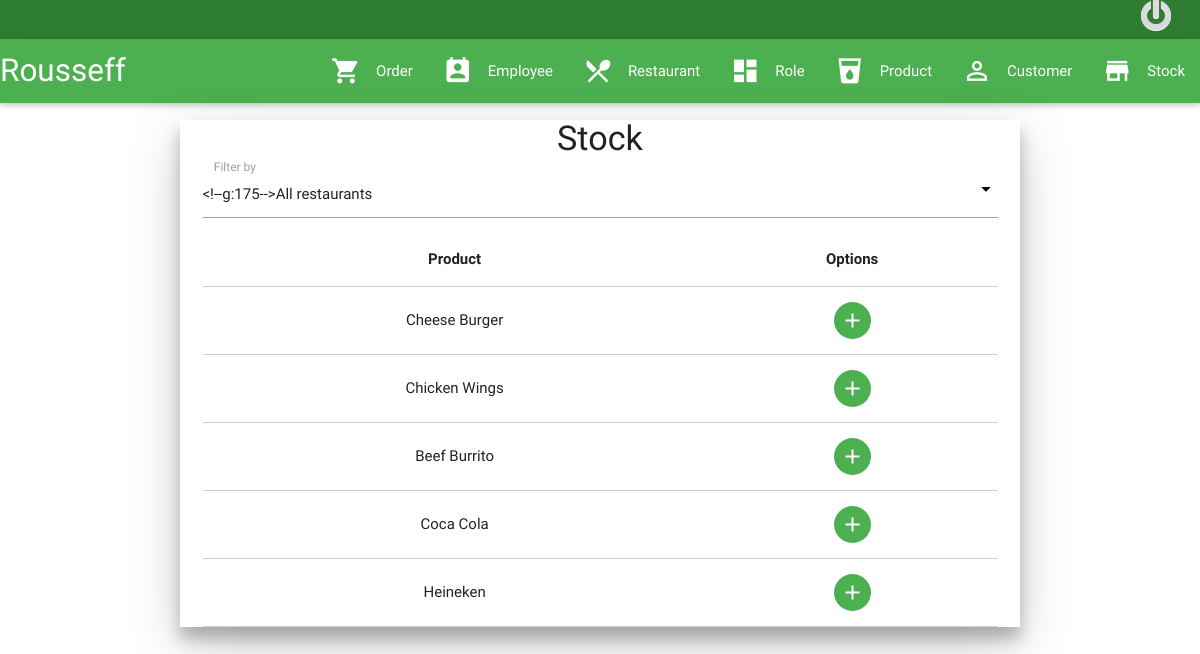
Page /view/stock.php (signed in) on the committed database.
### tables this page shows
CREATE TABLE IF NOT EXISTS `stock` (
  `stockId` INT(11) NOT NULL AUTO_INCREMENT,
  `productId` INT(11) NOT NULL,
  `restaurantId` INT(11) NOT NULL,
  `stockQuantity` INT(11) NOT NULL DEFAULT 0,
  `stockSaleTaxRate` DECIMAL(10,2) NOT NULL,
  `stockProductBuyPrice` DECIMAL(10,2) NOT NULL,
  `stockProductPrice` DECIMAL(10,2) NOT NULL,
  PRIMARY KEY (`stockId`, `restaurantId`, `productId`),
  CONSTRAINT `FK_stock_productId`
    FOREIGN KEY (`productId`)
    REFERENCES `product` (`productId`)
    ON DELETE NO ACTION
    ON UPDATE NO ACTION,
  CONSTRAINT `FK_stock_restaurantId`
    FOREIGN KEY (`restaurantId`)
    REFERENCES `restaurant` (`restaurantId`)
    ON DELETE NO ACTION
    ON UPDATE NO ACTION);

CREATE TABLE IF NOT EXISTS `product` (
  `productId` INT(11) NOT NULL AUTO_INCREMENT,
  `productName` VARCHAR(70) NOT NULL,
  `productVendor` VARCHAR(50) NOT NULL,
  `productDescription` TEXT NOT NULL,
  `productDeleted` BINARY NOT NULL DEFAULT 0,
  PRIMARY KEY (`productId`));

### mapper/productMapper.php (called while the page is built, shortened)
<?php
	include_once DIR_BASE . "dataaccess/productDA.php";
	class ProductMapper
	{
		private $productDAO;
		private $restaurantMapper;
		function ProductMapper()
		{
			$this->productDAO = new ProductDA();
			$this->restaurantMapper = new RestaurantMapper();
		}
		public function getProducts($restaurantId = null, $id = null, $group = true, $connection = null)
		{
			$productRet = [];
			$products = $this->productDAO->getProducts($restaurantId, $id, $group, $connection);
			foreach ($products as $product)
			{
				array_push($productRet, $this->createProduct($product));
			}
			return $productRet;
		}
		public function createProduct($product)
		{
			$prod = new Product();
			$prod->id = $product['productId'];
			$prod->name = $product['productName'];
			$prod->vendor = $product['productVendor'];
			$prod->description = $product['productDescription'];
			$prod->buyPrice = $product['stockProductBuyPrice'];
			$prod->price = $product['stockProductPrice'];
			$prod->restaurant = $this->restaurantMapper->createRestaurant($product);
			$prod->quantityInStock = $product['stockQuantity'];
			$prod->saleTaxRate = $product['stockSaleTaxRate'];
			return $prod;
		}
	}

### dataaccess/productDA.php (called while the page is built, shortened)
<?php
	class ProductDA extends BaseDB
	{
		private $conn;
		function ProductDA()
		{
			$this->conn = parent::connectDatabase();
		}
		public function getProducts($restaurantId = null, $id = null, $group = true, $connection = null)
		{
			if($connection == null)
				$connection = $this->conn;
			try
			{
			  	$sql = 'SELECT
							`vwproduct`.*,
							`stock`.`stockId`,
							`stock`.`stockQuantity`,
							`stock`.`stockSaleTaxRate`,
							`stock`.`stockProductBuyPrice`,
							`stock`.`stockProductPrice`,
							`vwrestaurant`.*
						FROM
							`vwproduct`
							LEFT JOIN
							`stock`
							ON `vwproduct`.`productId` = `stock`.`productId`
							LEFT JOIN
							`vwrestaurant`
							ON `stock`.`restaurantId` = `vwrestaurant`.`restaurantId`';
				if($group)
					$sql .= ' GROUP BY
	 							`vwproduct`.`productId` ';
			    $prep = $connection->prepare($sql);
			    $prep->execute();
			    return $prep->fetchAll();
			}
			catch (PDOException $e)
			{
			    $error = 'Error fetching product: ' . $e->getMessage();
			    die($error);
			    exit();
			}
		}
	}

### business/productBS.php (called while the page is built, shortened)
<?php
	include_once DIR_BASE . "mapper/productMapper.php";
	class ProductBS
	{
		private $productMapper = null;
		function ProductBS()
		{
			$this->productMapper = new ProductMapper();
		}
		public function getProducts($restaurantId = null, $id = null, $group = true, $connection = null)
		{
			return $this->productMapper->getProducts($restaurantId, $id, $group, $connection);
		}
	}

### view/stock.php (the view, shortened to what this page needs)
<?php
	include_once DIR_BASE . "business/productBS.php";
	$productBS = new ProductBS();
	if (isset($_POST['action']) and $_POST['action'] == 'add')
	{
		global $restaurants;
		$product = new Product();
		$product->id = $_POST['id'];
		$restaurantId = -1;
		if(isset($_POST['restaurantId']) && $_POST['restaurantId'] > 0)
			$restaurantId = $_POST['restaurantId'];
		$product->name = $_POST['name'];
		$pageTitle	= 'New Stock Entry';
		$action		= 'addform';
		include 'stock.form.php';
		exit();
	}
	elseif (isset($_POST['get']) and $_POST['get'] == 'table')
	{
		$resturantId = $_POST['restaurantId'] > 0 ? $_POST['restaurantId'] : null;
		$products = $productBS->getProducts($resturantId);
		echo createTableBody($products, $resturantId);
	}
	elseif (isset($_POST['get']) and $_POST['get'] == 'head')
	{
		$resturantId = $_POST['restaurantId'] > 0 ? $_POST['restaurantId'] : null;
		echo createTableHead($resturantId);
	}
	else
	{
		global $restaurantId;
		$productId = null;
		mainPage(null, $productId);
	}
	function mainPage($restaurantIdP = null, $productId = null)
	{
		global $productBS, $products, $restaurantBS, $restaurants, $error, $deleteMsg, $deleteUrl;
		global $restaurantId;
		$products = $productBS->getProducts($restaurantId, $productId);
		$tableBody = createTableBody($products, $restaurantId);
		include 'stock.html.php';
	}
	function createTableBody($products, $restaurantId)
	{
		$tableBody = '';
		foreach ($products as $product)
		{
			$tableBody .= '<tr>
				<td class="center-align">' . $product->name . '</td>';
			$tableBody .= '<td class="center-align">
					<form action="?" method="post">
						<div>
							<input type="hidden" name="id" value="' .  $product->id . '">
							<input type="hidden" name="name" value="' .  $product->name . '">';
			$tableBody .= '					<button class="btn-floating btn-flat waves-effect waves-light green tooltipped" data-position="top" data-delay="15" data-tooltip="Add Product" type="submit" name="action" value="add">
    							<i class="mdi-content-add"></i>
  							</button>
						</div>
					</form>
				</td>
			</tr>';
		}
		return $tableBody;
	}
	function createTableHead($restaurantId)
	{
		$tableHead = '';
		$tableHead .= '<tr>
				<th data-field="id" class="center-align">Product</th>';
		$tableHead .= '<th data-field="id" class="center-align">Options</th>
						</tr>';
		return $tableHead;
	}

### rows in the picture
stock: productId.productName "Cheese Burger"
stock: productId.productName "Chicken Wings"
stock: productId.productName "Beef Burrito"
stock: productId.productName "Coca Cola"
stock: productId.productName "Heineken"
